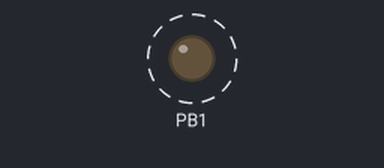
Bench run of a program on a simulated ATmega328P, built with avr-gcc and emulated at 16 MHz. Shown: output pins drawn as LEDs (lit = HIGH). Dashed ring = blinking.

Above: at 0.5 s.
Timing chart, 0 to 4.6 s (numbered marks = the images above):
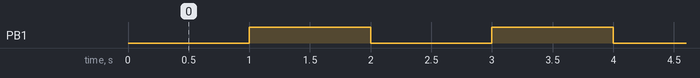

Measured:
- by itself, PB1: alternates HIGH for 1.0 s and LOW for 1.0 s

The program:

main.c
```c
// (licence header left out)
#include <avr/io.h>
#include <avr/interrupt.h>

void SetTimer1(void)
{
	TCCR1A = 0; // reseting control register A
	TCCR1B = 0; // reseting control register B
	TCNT1 = 0; // reseting counter register
	OCR1A = 15625; // set compare register
	TCCR1A |= 1<<COM1A0 ; // enable pin state toggle on compare match
	TCCR1B |= 1<<CS10 | 1<<CS12 | 1<<WGM12; // set 1024 prescaler and CTC mode
	TIMSK1 |= 1<<OCIE1A; // enable interrupt for compare match
	sei(); // enable global interupts
}

int main(void)
{
	DDRB |= 1<<PB1;
	SetTimer1();

	while(1)
	{

	}
}
```
